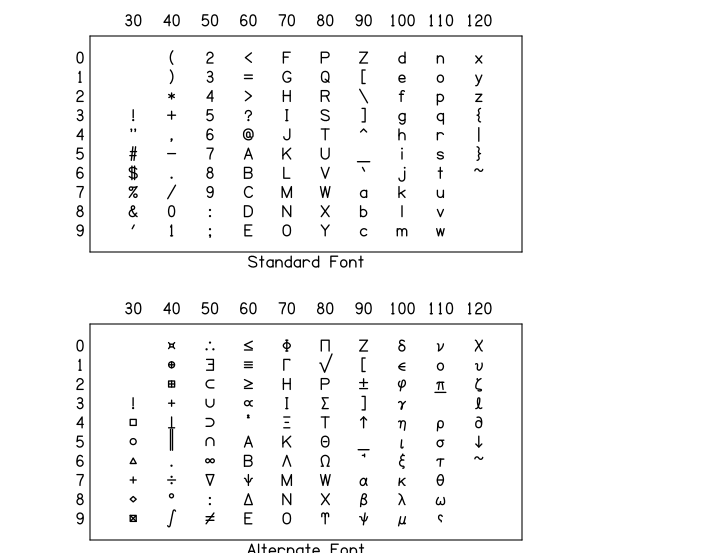

Reproduce this figure in gnuplot.
; fig4.plt - Standard and Alternate Fonts
;
;
header=0
sizfac=6
axlwt=0.5
xint=0
yint=9
xper=80
yper=80
yhor=y
xllc=1.25
yllc=4.5
xlen=6
ylen=3
xmin=30
xmax=120
ymin=9
ymax=0
ticdir=in
ticsiz=0
xlabel=Standard Font
tmin=xmin : tmax=xmax : tper=xper : tint=9
plot
msgdat=y
msgangle=0
msgsiz=1
mval=half
mhal=center
030 2 "|032|"
030 3 "|033|"
030 4 "|034|"
030 5 "|035|"
030 6 "|036|"
030 7 "|037|"
030 8 "|038|"
030 9 "|039|"
040 0 "|040|"
040 1 "|041|"
040 2 "|042|"
040 3 "|043|"
040 4 "|044|"
040 5 "|045|"
040 6 "|046|"
040 7 "|047|"
040 8 "|048|"
040 9 "|049|"
050 0 "|050|"
050 1 "|051|"
050 2 "|052|"
050 3 "|053|"
050 4 "|054|"
050 5 "|055|"
050 6 "|056|"
050 7 "|057|"
050 8 "|058|"
050 9 "|059|"
060 0 "|060|"
060 1 "|061|"
060 2 "|062|"
060 3 "|063|"
060 4 "|064|"
060 5 "|065|"
060 6 "|066|"
060 7 "|067|"
060 8 "|068|"
060 9 "|069|"
070 0 "|070|"
070 1 "|071|"
070 2 "|072|"
070 3 "|073|"
070 4 "|074|"
070 5 "|075|"
070 6 "|076|"
070 7 "|077|"
070 8 "|078|"
070 9 "|079|"
080 0 "|080|"
080 1 "|081|"
080 2 "|082|"
080 3 "|083|"
080 4 "|084|"
080 5 "|085|"
080 6 "|086|"
080 7 "|087|"
080 8 "|088|"
080 9 "|089|"
090 0 "|090|"
090 1 "|091|"
090 2 "|092|"
090 3 "|093|"
090 4 "|094|"
090 5 "|095|"
090 6 "|096|"
090 7 "|097|"
090 8 "|098|"
090 9 "|099|"
100 0 "|100|"
100 1 "|101|"
100 2 "|102|"
100 3 "|103|"
100 4 "|104|"
100 5 "|105|"
100 6 "|106|"
100 7 "|107|"
100 8 "|108|"
100 9 "|109|"
110 0 "|110|"
110 1 "|111|"
110 2 "|112|"
110 3 "|113|"
110 4 "|114|"
110 5 "|115|"
110 6 "|116|"
110 7 "|117|"
110 8 "|118|"
110 9 "|119|"
120 0 "|120|"
120 1 "|121|"
120 2 "|122|"
120 3 "|123|"
120 4 "|124|"
120 5 "|125|"
120 6 "|126|"
plot

newframe
xlabel=Alternate Font
yllc=0.5
msgdat=y
msgangle=0
msgsiz=1
mval=half
mhal=center
030 2 "^|032|^"
030 3 "^|033|^"
030 4 "^|034|^"
030 5 "^|035|^"
030 6 "^|036|^"
030 7 "^|037|^"
030 8 "^|038|^"
030 9 "^|039|^"
040 0 "^|040|^"
040 1 "^|041|^"
040 2 "^|042|^"
040 3 "^|043|^"
040 4 "^|044|^"
040 5 "^|045|^"
040 6 "^|046|^"
040 7 "^|047|^"
040 8 "^|048|^"
040 9 "^|049|^"
050 0 "^|050|^"
050 1 "^|051|^"
050 2 "^|052|^"
050 3 "^|053|^"
050 4 "^|054|^"
050 5 "^|055|^"
050 6 "^|056|^"
050 7 "^|057|^"
050 8 "^|058|^"
050 9 "^|059|^"
060 0 "^|060|^"
060 1 "^|061|^"
060 2 "^|062|^"
060 3 "^|063|^"
060 4 "^|064|^"
060 5 "^|065|^"
060 6 "^|066|^"
060 7 "^|067|^"
060 8 "^|068|^"
060 9 "^|069|^"
070 0 "^|070|^"
070 1 "^|071|^"
070 2 "^|072|^"
070 3 "^|073|^"
070 4 "^|074|^"
070 5 "^|075|^"
070 6 "^|076|^"
070 7 "^|077|^"
070 8 "^|078|^"
070 9 "^|079|^"
080 0 "^|080|^"
080 1 "^|081|^"
080 2 "^|082|^"
080 3 "^|083|^"
080 4 "^|084|^"
080 5 "^|085|^"
080 6 "^|086|^"
080 7 "^|087|^"
080 8 "^|088|^"
080 9 "^|089|^"
090 0 "^|090|^"
090 1 "^|091|^"
090 2 "^|092|^"
090 3 "^|093|^"
090 4 "^|094|^"
090 5 "^|095|^"
090 6 "^|096|^"
090 7 "^|097|^"
090 8 "^|098|^"
090 9 "^|099|^"
100 0 "^|100|^"
100 1 "^|101|^"
100 2 "^|102|^"
100 3 "^|103|^"
100 4 "^|104|^"
100 5 "^|105|^"
100 6 "^|106|^"
100 7 "^|107|^"
100 8 "^|108|^"
100 9 "^|109|^"
110 0 "^|110|^"
110 1 "^|111|^"
110 2 "^|112|^"
110 3 "^|113|^"
110 4 "^|114|^"
110 5 "^|115|^"
110 6 "^|116|^"
110 7 "^|117|^"
110 8 "^|118|^"
110 9 "^|119|^"
120 0 "^|120|^"
120 1 "^|121|^"
120 2 "^|122|^"
120 3 "^|123|^"
120 4 "^|124|^"
120 5 "^|125|^"
120 6 "^|126|^"
plot
